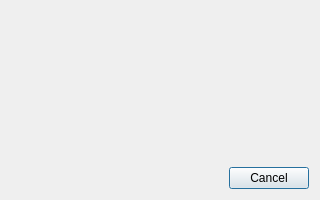
<?xml version="1.0" encoding="UTF-8"?>
<ui version="4.0">
 <class>NeroOneTimeDialog</class>
 <widget class="QDialog" name="NeroOneTimeDialog">
  <property name="geometry">
   <rect>
    <x>0</x>
    <y>0</y>
    <width>320</width>
    <height>200</height>
   </rect>
  </property>
  <property name="windowTitle">
   <string>Select a Prefix to run in</string>
  </property>
  <layout class="QVBoxLayout" name="verticalLayout" stretch="0,0">
   <item>
    <widget class="QScrollArea" name="scrollArea">
     <property name="frameShape">
      <enum>QFrame::NoFrame</enum>
     </property>
     <property name="frameShadow">
      <enum>QFrame::Plain</enum>
     </property>
     <property name="horizontalScrollBarPolicy">
      <enum>Qt::ScrollBarAlwaysOff</enum>
     </property>
     <property name="widgetResizable">
      <bool>true</bool>
     </property>
     <widget class="QWidget" name="scrollAreaWidgetContents">
      <property name="geometry">
       <rect>
        <x>0</x>
        <y>0</y>
        <width>308</width>
        <height>164</height>
       </rect>
      </property>
      <layout class="QVBoxLayout" name="verticalLayout_2" stretch="0,1">
       <item>
        <layout class="QVBoxLayout" name="prefixes"/>
       </item>
       <item>
        <spacer name="verticalSpacer">
         <property name="orientation">
          <enum>Qt::Vertical</enum>
         </property>
         <property name="sizeHint" stdset="0">
          <size>
           <width>20</width>
           <height>0</height>
          </size>
         </property>
        </spacer>
       </item>
      </layout>
     </widget>
    </widget>
   </item>
   <item>
    <widget class="QDialogButtonBox" name="buttonBox">
     <property name="orientation">
      <enum>Qt::Horizontal</enum>
     </property>
     <property name="standardButtons">
      <set>QDialogButtonBox::Cancel</set>
     </property>
    </widget>
   </item>
  </layout>
 </widget>
 <resources/>
 <connections>
  <connection>
   <sender>buttonBox</sender>
   <signal>accepted()</signal>
   <receiver>NeroOneTimeDialog</receiver>
   <slot>accept()</slot>
   <hints>
    <hint type="sourcelabel">
     <x>248</x>
     <y>254</y>
    </hint>
    <hint type="destinationlabel">
     <x>157</x>
     <y>274</y>
    </hint>
   </hints>
  </connection>
  <connection>
   <sender>buttonBox</sender>
   <signal>rejected()</signal>
   <receiver>NeroOneTimeDialog</receiver>
   <slot>reject()</slot>
   <hints>
    <hint type="sourcelabel">
     <x>316</x>
     <y>260</y>
    </hint>
    <hint type="destinationlabel">
     <x>286</x>
     <y>274</y>
    </hint>
   </hints>
  </connection>
 </connections>
</ui>
